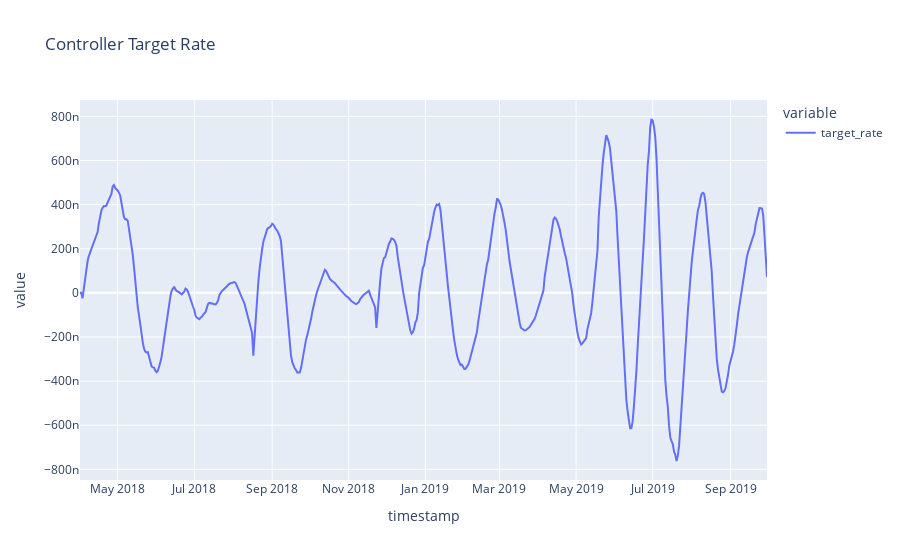

Write notebook code for a chart like this one.
### Code cell
df.plot(x='timestamp', y=['target_rate'], title='Controller Target Rate')

### Figure 1 — Plotly figure (JSON) as saved in the notebook; plotly's stock layout.template omitted (floating-point values rounded to 4 significant figures; data arrays with more than 128 entries replaced by an {"elided": "..."} marker saying what was removed)
{"data": [{"hovertemplate": "variable=target_rate<br>timestamp=%{x}<br>value=%{y}<extra></extra>", "legendgroup": "target_rate", "line": {"color": "#636efa", "dash": "solid"}, "mode": "lines", "name": "target_rate", "orientation": "v", "showlegend": true, "type": "scatter", "x": {"elided": "548 str values"}, "xaxis": "x", "y": {"elided": "548 float values"}, "yaxis": "y"}], "layout": {"legend": {"title": {"text": "variable"}, "tracegroupgap": 0}, "title": {"text": "Controller Target Rate"}, "xaxis": {"anchor": "y", "domain": [0, 1], "title": {"text": "timestamp"}}, "yaxis": {"anchor": "x", "domain": [0, 1], "title": {"text": "value"}}}}
